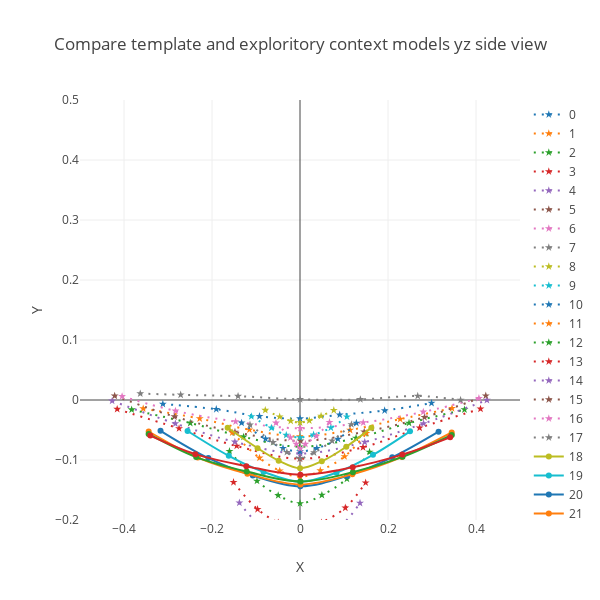

The notebook cell this image was saved under:
### Code cell
gx = gy.FormatNetworkToGraphColumns(nx, xOffset=7, yOffset=14, colPoints=7)

layout = go.Layout(
    title = 'Initial Curves',
    height = 600,
    width = 600,
    hovermode= 'closest',
    xaxis= dict(
        title= 'X',
        range = [-.5,.5],
    ),
    yaxis=dict(
        title= 'Y',
        range = [-.2,.5],
    )
)

layout.title = 'Compare template and exploritory context models yz side view'
f = gy.graphCurves(gx, layout, dashRange=range(0,18))
offline.iplot(f)

### Figure 1 — Plotly figure (JSON) as saved in the notebook; plotly's stock layout.template omitted (floating-point values rounded to 4 significant figures)
{"data": [{"line": {"dash": "2px,6px", "shape": "spline"}, "marker": {"symbol": "star"}, "name": "0", "type": "scatter", "uid": "f482dd60-8323-4c8a-9ec5-379ae89d0c08", "x": [-0.3117, -0.1903, -0.09206, 0.000146, 0.09032, 0.1924, 0.2989], "y": [-0.00664, -0.01542, -0.0272, -0.03107, -0.02461, -0.01749, -0.005192]}, {"line": {"dash": "2px,6px", "shape": "spline"}, "marker": {"symbol": "star"}, "name": "1", "type": "scatter", "uid": "092aa601-9e24-4080-a5d4-c005ff71d633", "x": [-0.3564, -0.228, -0.1149, -0.0004871, 0.1138, 0.2276, 0.3456], "y": [-0.01429, -0.03092, -0.04951, -0.06092, -0.05005, -0.0319, -0.01385]}, {"line": {"dash": "2px,6px", "shape": "spline"}, "marker": {"symbol": "star"}, "name": "2", "type": "scatter", "uid": "120b09ec-fe0a-4578-a0b4-368b47feca81", "x": [-0.3826, -0.2494, -0.1283, -0.0006901, 0.1274, 0.2478, 0.3738], "y": [-0.01608, -0.03839, -0.06152, -0.07785, -0.06338, -0.0383, -0.016]}, {"line": {"dash": "2px,6px", "shape": "spline"}, "marker": {"symbol": "star"}, "name": "3", "type": "scatter", "uid": "f1dcabef-babc-4790-a9ae-941aa76ef7c6", "x": [-0.4155, -0.2749, -0.1439, -0.0004354, 0.1432, 0.2719, 0.4102], "y": [-0.01516, -0.04738, -0.07662, -0.09786, -0.07883, -0.04634, -0.01476]}, {"line": {"dash": "2px,6px", "shape": "spline"}, "marker": {"symbol": "star"}, "name": "4", "type": "scatter", "uid": "3d12067b-c97b-4346-a46a-4621570dc2ae", "x": [-0.427, -0.2833, -0.148, 0.0004947, 0.1472, 0.2809, 0.4248], "y": [-0.001489, -0.03925, -0.06981, -0.08932, -0.07006, -0.03914, -0.0001749]}, {"line": {"dash": "2px,6px", "shape": "spline"}, "marker": {"symbol": "star"}, "name": "5", "type": "scatter", "uid": "67aaade0-d6b3-4855-a741-5edd8f603569", "x": [-0.4212, -0.2853, -0.1478, 0.0009893, 0.1459, 0.2829, 0.4223], "y": [0.00691, -0.02764, -0.0533, -0.06814, -0.05312, -0.02878, 0.0072]}, {"line": {"dash": "2px,6px", "shape": "spline"}, "marker": {"symbol": "star"}, "name": "6", "type": "scatter", "uid": "6c9a2276-3a97-4e24-8060-974ae4f7c30b", "x": [-0.4043, -0.2831, -0.1464, 0.0007899, 0.1437, 0.2803, 0.4066], "y": [0.006061, -0.01819, -0.03597, -0.04712, -0.03761, -0.01982, 0.00293]}, {"line": {"dash": "2px,6px", "shape": "spline"}, "marker": {"symbol": "star"}, "name": "7", "type": "scatter", "uid": "44ccb356-12b9-41c4-ae67-ab49bad9c79a", "x": [-0.3631, -0.2712, -0.1408, 0.00031, 0.1372, 0.2675, 0.365], "y": [0.01064, 0.008656, 0.00639, 0.001037, 0.0009617, 0.006706, -5.776e-05]}, {"line": {"dash": "2px,6px", "shape": "spline"}, "marker": {"symbol": "star"}, "name": "8", "type": "scatter", "uid": "4d7a15f0-c762-4ae1-873b-93dfe7868ecf", "x": [-0.0789, -0.04613, -0.0211, 0.0001647, 0.02109, 0.04789, 0.07686], "y": [-0.01691, -0.02785, -0.03504, -0.03756, -0.03429, -0.02669, -0.01712]}, {"line": {"dash": "2px,6px", "shape": "spline"}, "marker": {"symbol": "star"}, "name": "9", "type": "scatter", "uid": "91dd3a10-dcb4-463a-85c0-e5836a4d5f3d", "x": [-0.1106, -0.06502, -0.03117, 0.0001218, 0.03085, 0.07014, 0.1067], "y": [-0.02742, -0.04651, -0.05856, -0.06239, -0.05793, -0.04622, -0.02786]}, {"line": {"dash": "2px,6px", "shape": "spline"}, "marker": {"symbol": "star"}, "name": "10", "type": "scatter", "uid": "c450ea8f-d1b7-4771-bff7-9606a8190f23", "x": [-0.1328, -0.0783, -0.03863, 6.54e-05, 0.03819, 0.08626, 0.1281], "y": [-0.03807, -0.06483, -0.08035, -0.08577, -0.08037, -0.06503, -0.03836]}, {"line": {"dash": "2px,6px", "shape": "spline"}, "marker": {"symbol": "star"}, "name": "11", "type": "scatter", "uid": "3fa73693-2341-4996-b746-4cf7bd8a5f8c", "x": [-0.154, -0.0921, -0.04603, 0.0001505, 0.04606, 0.1013, 0.1508], "y": [-0.05439, -0.0965, -0.1181, -0.1284, -0.1176, -0.09412, -0.05543]}, {"line": {"dash": "2px,6px", "shape": "spline"}, "marker": {"symbol": "star"}, "name": "12", "type": "scatter", "uid": "a91a859d-e9d3-4b48-b762-fc0c9fb1e062", "x": [-0.1603, -0.09777, -0.04954, 0.0001915, 0.04971, 0.1066, 0.1581], "y": [-0.08536, -0.135, -0.159, -0.1724, -0.1585, -0.1313, -0.08656]}, {"line": {"dash": "2px,6px", "shape": "spline"}, "marker": {"symbol": "star"}, "name": "13", "type": "scatter", "uid": "9ee256fb-9099-4b2c-a0e5-912b4e974047", "x": [-0.1511, -0.09642, -0.04946, 0.0001789, 0.04873, 0.103, 0.1492], "y": [-0.1371, -0.1821, -0.2043, -0.2179, -0.2044, -0.1797, -0.1378]}, {"line": {"dash": "2px,6px", "shape": "spline"}, "marker": {"symbol": "star"}, "name": "14", "type": "scatter", "uid": "b2b2f0d8-059e-49e6-ba94-8f643d6b422f", "x": [-0.1378, -0.09245, -0.04729, 0.0001891, 0.04548, 0.09625, 0.1364], "y": [-0.1713, -0.2083, -0.228, -0.2405, -0.2282, -0.2073, -0.1718]}, {"line": {"dash": "2px,6px", "shape": "spline"}, "marker": {"symbol": "star"}, "name": "15", "type": "scatter", "uid": "caf9d06f-fbd6-41e0-885b-04e83850a7fe", "x": [-0.1154, -0.08537, -0.0429, 0.0002435, 0.03945, 0.08461, 0.1156], "y": [-0.2106, -0.2351, -0.2514, -0.2619, -0.2514, -0.236, -0.2112]}, {"line": {"dash": "2px,6px", "shape": "spline"}, "marker": {"symbol": "star"}, "name": "16", "type": "scatter", "uid": "70bf084d-e43e-48e1-b7ce-55065e1090d4", "x": [-0.05459, -0.02168, -0.008511, 0.0007293, 0.01234, 0.03702, 0.06704], "y": [-0.03814, -0.06263, -0.07351, -0.08099, -0.07353, -0.06004, -0.03713]}, {"line": {"dash": "2px,6px", "shape": "spline"}, "marker": {"symbol": "star"}, "name": "17", "type": "scatter", "uid": "e9e68156-b6ed-418f-9ba4-aa0a153508b1", "x": [-0.1137, -0.06131, -0.02981, 0.0003361, 0.03188, 0.07309, 0.1169], "y": [-0.04136, -0.07063, -0.08696, -0.09716, -0.08761, -0.06802, -0.04074]}, {"line": {"shape": "spline"}, "name": "18", "type": "scatter", "uid": "d98e703b-918b-4633-8f40-b210b3de6b14", "x": [-0.1644, -0.09638, -0.04849, 0.0001507, 0.04951, 0.1053, 0.1622], "y": [-0.0463, -0.08029, -0.1011, -0.1137, -0.1021, -0.07784, -0.04605]}, {"line": {"shape": "spline"}, "name": "19", "type": "scatter", "uid": "543af515-b3a8-4d9f-aef5-f62ae3428306", "x": [-0.2555, -0.1619, -0.08285, 0.0002605, 0.08294, 0.1659, 0.2501], "y": [-0.05171, -0.09306, -0.1198, -0.1362, -0.1211, -0.09142, -0.05223]}, {"line": {"shape": "spline"}, "name": "20", "type": "scatter", "uid": "429bb39b-947e-40ae-8a9a-55edd2bb4c9b", "x": [-0.317, -0.2083, -0.1072, 0.0006892, 0.107, 0.2096, 0.3149], "y": [-0.05136, -0.09684, -0.1259, -0.1439, -0.1266, -0.0956, -0.05272]}, {"line": {"shape": "spline"}, "name": "21", "type": "scatter", "uid": "bae0e85a-53c1-43ee-b2ea-9fab028b6668", "x": [-0.3439, -0.2323, -0.1196, 0.001063, 0.119, 0.2312, 0.3447], "y": [-0.05249, -0.09591, -0.1229, -0.1407, -0.1236, -0.09495, -0.05408]}, {"line": {"shape": "spline"}, "name": "22", "type": "scatter", "uid": "e750d8f8-d582-4ca7-b2c6-7002edcce618", "x": [-0.344, -0.236, -0.1212, 0.001081, 0.1202, 0.2331, 0.345], "y": [-0.05647, -0.09516, -0.1192, -0.1358, -0.1203, -0.09472, -0.05833]}, {"line": {"shape": "spline"}, "name": "23", "type": "scatter", "uid": "468798aa-99d9-4d69-9845-dd3f3884c207", "x": [-0.3402, -0.2378, -0.1219, 0.0008438, 0.1198, 0.2326, 0.3412], "y": [-0.05935, -0.09026, -0.1103, -0.1245, -0.112, -0.09101, -0.06226]}], "layout": {"height": 600, "hovermode": "closest", "title": {"text": "Compare template and exploritory context models yz side view"}, "width": 600, "xaxis": {"range": [-0.5, 0.5], "title": {"text": "X"}}, "yaxis": {"range": [-0.2, 0.5], "title": {"text": "Y"}}}}
